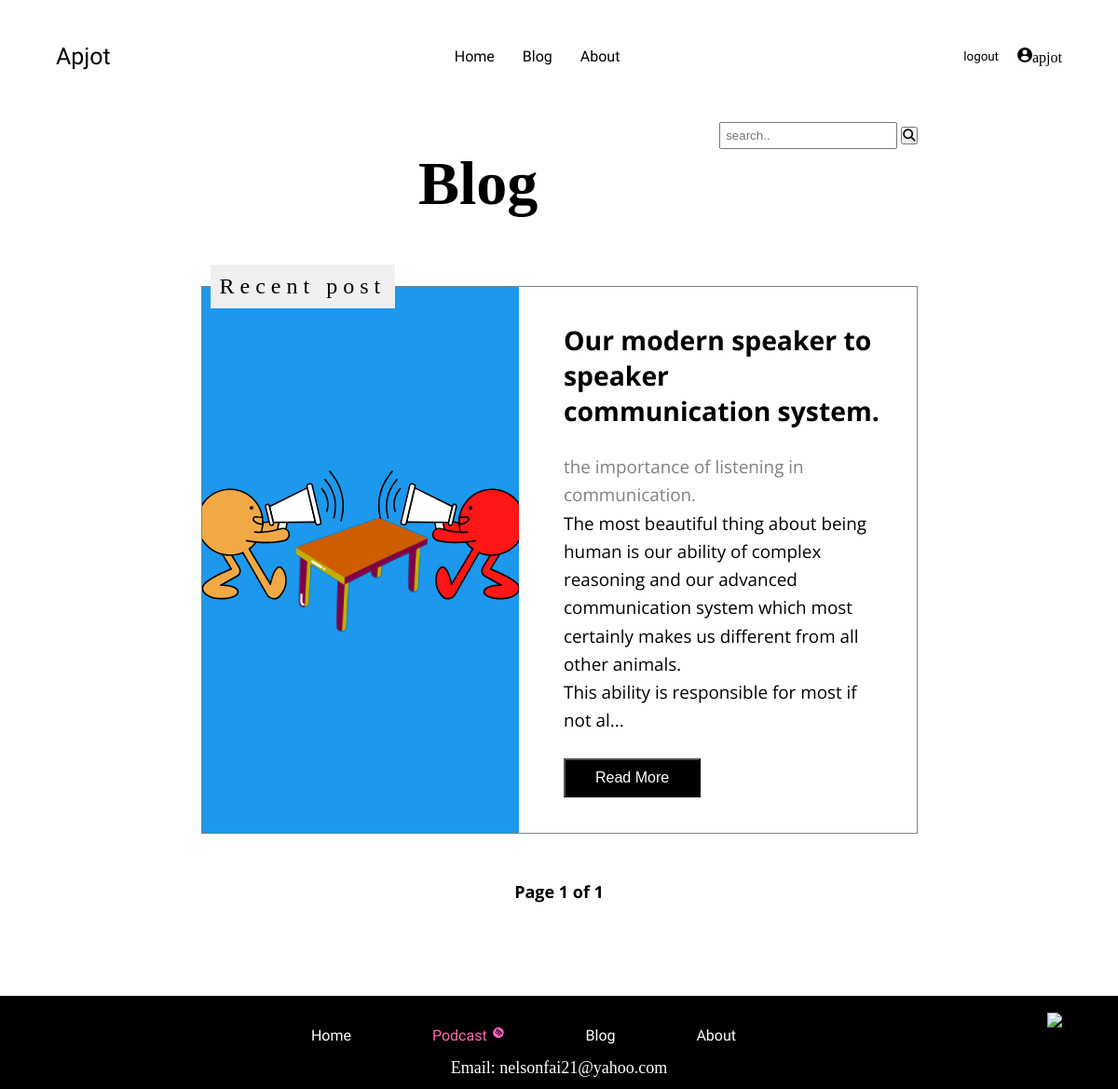
Page /blog/ (signed in) on the committed database.
### blog/models.py (models this page shows, shortened)
class Articles (models.Model):
    title = models.CharField( max_length=100)
    body = RichTextField( blank=True, null=True)
    slug = models.SlugField()
    date =models.DateTimeField(auto_now_add=True)
    image = models.FileField()
    likes =models.ManyToManyField(User, default=None,blank=True, related_name='liked')
    tagline=models.CharField(max_length=100 ,blank=True,default=True)
    views = models.IntegerField(default=0)
    applaud = models.IntegerField(default=0)
    publish=models.BooleanField(default=False)
    def snippet(self):
        return self.body[:240] + "..."

### blog/views.py (the view)
# urls.py: path('',views.bloghome, name="blogHome"),
def bloghome(request):
       articles=data()
       p=Paginator(articles,per_page=5)
       page=request.GET.get('page')
       paginated_article=p.get_page(page)
       return render(request, 'blog/index.html',{'paginated_article':paginated_article})

### blog/views.py (called while the page is built)
def data():
    global articles_list
    articles_list=Articles.objects.filter(publish=True).order_by('-date')
    return articles_list

### blog/templates/blog/index.html (shortened to what this page needs)
{% extends 'main/base_layout.html' %}
{% block content %}
<div class="blogcontainer">
    <form class="search" action="{% url 'search' %}" method="post">
        <input type="text" placeholder="search.." name="search_input" ">
        <button type="submit"><i class="fa fa-search"></i></button>
      </form>
<h1 class="page_title">Blog</h1>
<p class="recentPost">Recent post</p>
<article>
    {% for article in paginated_article %}
        <div class="article">
            <div class="article_image"  style=" background: url('{{article.image.url}}');background-position:center;
            background-size:cover; background-repeat: no-repeat;">
            </div>
            <div class="article_element" >
                <h2><a href="{% url 'details' courseid=article.slug %}" > {{article.title}}</a></h2><br>
                <p style="color: grey;"> {{ article.tagline }} </p>
                <p> {{ article.snippet|safe}}  </p>
                <br>
                <a href="{% url 'details' courseid=article.slug %}"> <button id="readmore">Read More</button> </a> <br>
            </div>
        </div>
    {% endfor %}
</article>
<div class="paginationNav">
            <p style="text-align:center;"> Page  {{paginated_article.number}} of  {{ paginated_article.paginator.num_pages }} </p>
</div>
</div>
{% endblock %}

### templates/main/base_layout.html (shortened to what this page needs)
{%  load static %}
<!DOCTYPE html>
<html lang="en">
<head>
    <link rel="stylesheet" href="https://cdnjs.cloudflare.com/ajax/libs/font-awesome/4.7.0/css/font-awesome.min.css">
    <link rel="stylesheet" href="{% static '/css/main.css' %}">
</head>
    <body>
            <nav>
                <div class="logo"> <a href="{% url 'homepage'%}">  Apjot</a> </div>
                <div class="navlinks" id="navlinks">
                        <a href="{% url 'homepage'%}"> Home</a>
                        <a id="blog" href="{% url 'blogHome'%}">Blog</a>
                        <a href=" {% url 'about'%}">About</a>
                </div>
                    {% if request.user.is_authenticated %}
                    <div class="authen">
                        <form action="{% url 'logout'%}" class="logout" method="post" display="hidden">
                            <button type="submit" id="logoutBtn">logout</button>
                        </form>
                        <p> <img src="../media/profile-user.png" alt="profile" class="user">{{user.username}}</p>
                    </div>
                    {% endif %}
            </nav>
            <div class="wrapper">
                {% block content %}
                {% endblock %}
            </div>
        <footer>
                <br>
                <img src="https://img.icons8.com/external-dreamstale-lineal-dreamstale/32/undefined/external-up-arrows-dreamstale-lineal-dreamstale-3.png" onclick="topFunction()" id="myBtn" />
                <div class="navlinks">
                    <a href="{% url 'homepage'%}"> Home</a>
                    <a id="pod" href="{% url 'podcastHome'%}">Podcast <img src="../media/2.svg" alt="" width="15px"> </a>
                    <a id="blog" href="{% url 'blogHome'%}">Blog</a>
                    <a href=" {% url 'about'%}">About</a>
                </div>
                <p style="text-align: center;color: white; font-size: large;">Email:  <a href="mailto:nelsonfai21@yahoo.com">nelsonfai21@yahoo.com</a> </p>
        </footer>
</body>
</html>

### static/css/main.css (style rules this page uses)
* { margin:0; padding:0 }
.logo { font-family: 'Kdam Thmor Pro', sans-serif; font-size: 25px; }
a,#logoutBtn { text-decoration: none; color:black; }
a#pod { color:hotpink }
nav { display:flex; justify-content: space-between; align-items: center; padding: 3%; width:90%; margin:auto; }
nav .navlinks { display: flex; }
.navlinks a { padding:15px ; font-family: 'Kdam Thmor Pro', sans-serif; font-size: medium; display: block; }
#logoutBtn { font-family: 'Kdam Thmor Pro', sans-serif; background-color:white; border: none; padding-right: 20px; }
.authen { display:flex; justify-content:center; }
footer { margin-top: 100px; width:100%; height:100px; background-color: black; }
footer .navlinks { display: flex; width: 50%; margin: auto; justify-content: space-evenly; text-align: center; }
#myBtn { display:block; float: right; margin-right: 5%; }
footer a { color:white }
.paginationNav { margin-block: 50px; font-size: large; font-family: 'Open Sans',sans-serif; font-weight: bold; }

### blog/templates/blog/index.html (style rules this page uses)
.blogcontainer { width:90%; max-width: 769px; margin:auto ; position: relative; }
.page_title { text-align: center; padding: 5%; margin-bottom: 10px; font-size: calc(30px + 3vw); }
article { padding-top: 3%; }
.article { margin:auto; display: flex; justify-content: space-between; border: 1px solid grey; font-family: 'Open Sans', sans-serif; font-size: 1.18rem; }
.article p { line-height: 1.6em; }
.article_element { width:50%; margin-left:10px; padding:5% }
.article_image { width:50%; }
.recentPost { font-size:1.5em; padding:10px; text-align: center; letter-spacing: 6px; position: absolute; z-index: 2; background-color: #f0f0f0; margin-left: 10px; }
button#readmore { background-color: black; color: white; padding:0.6em 2em; text-align: center; text-decoration: none; display: inline-block; font-size: 1rem; transition-duration: 0.4s; cursor: pointer; }
.search { float:right; margin-top:10px }
.search input { padding: 5px; }

### rows in the picture
Articles: image (picture), title "Our modern speaker to speaker communication system.", tagline "the importance of listening in communication.", snippet "The most beautiful thing about being human is our ability of complex reasoning and our advanced communication system which most certainly makes us different from all other animals. This ability is responsible for most if not al..."

### other values in the picture
{{ user.username }} "apjot"
{{ paginated_article.number }} "1"
{{ paginated_article.paginator.num_pages }} "1"
